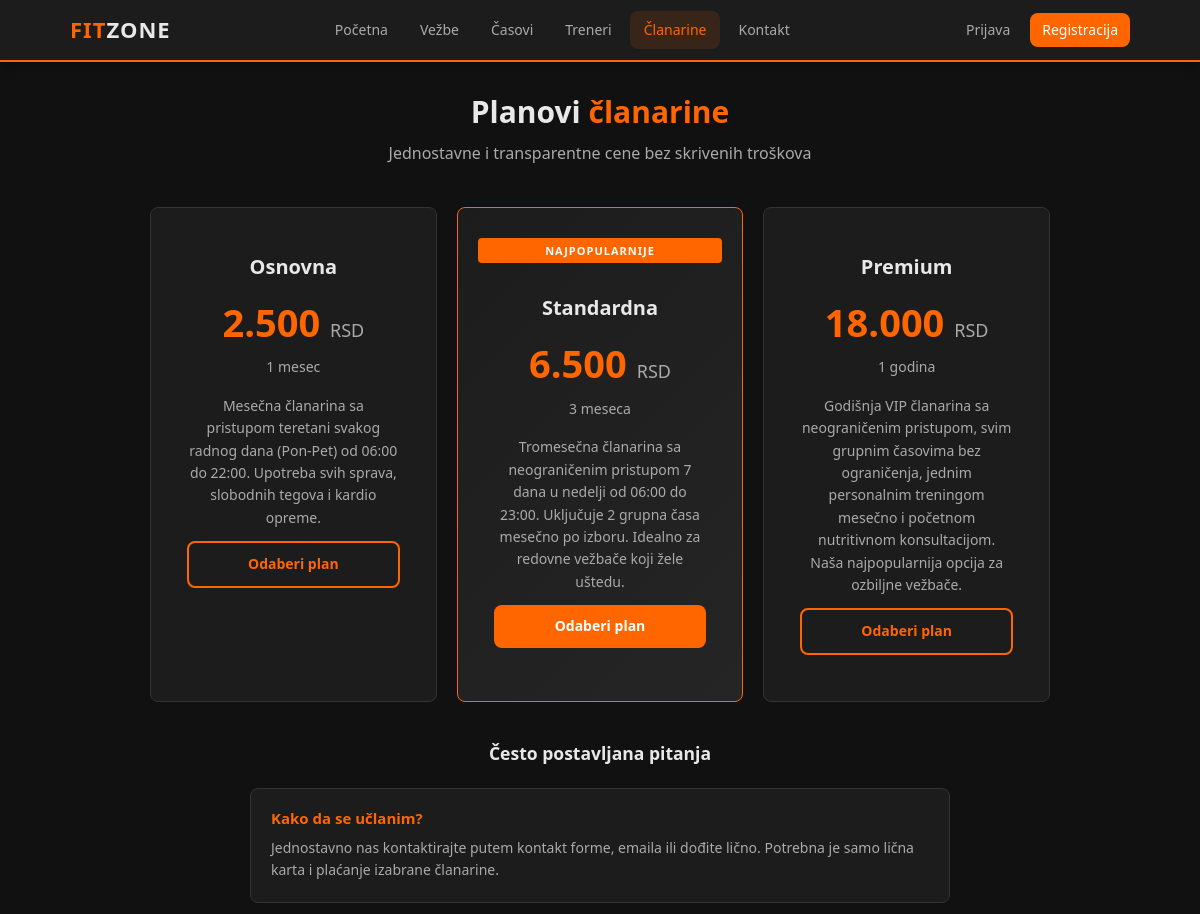
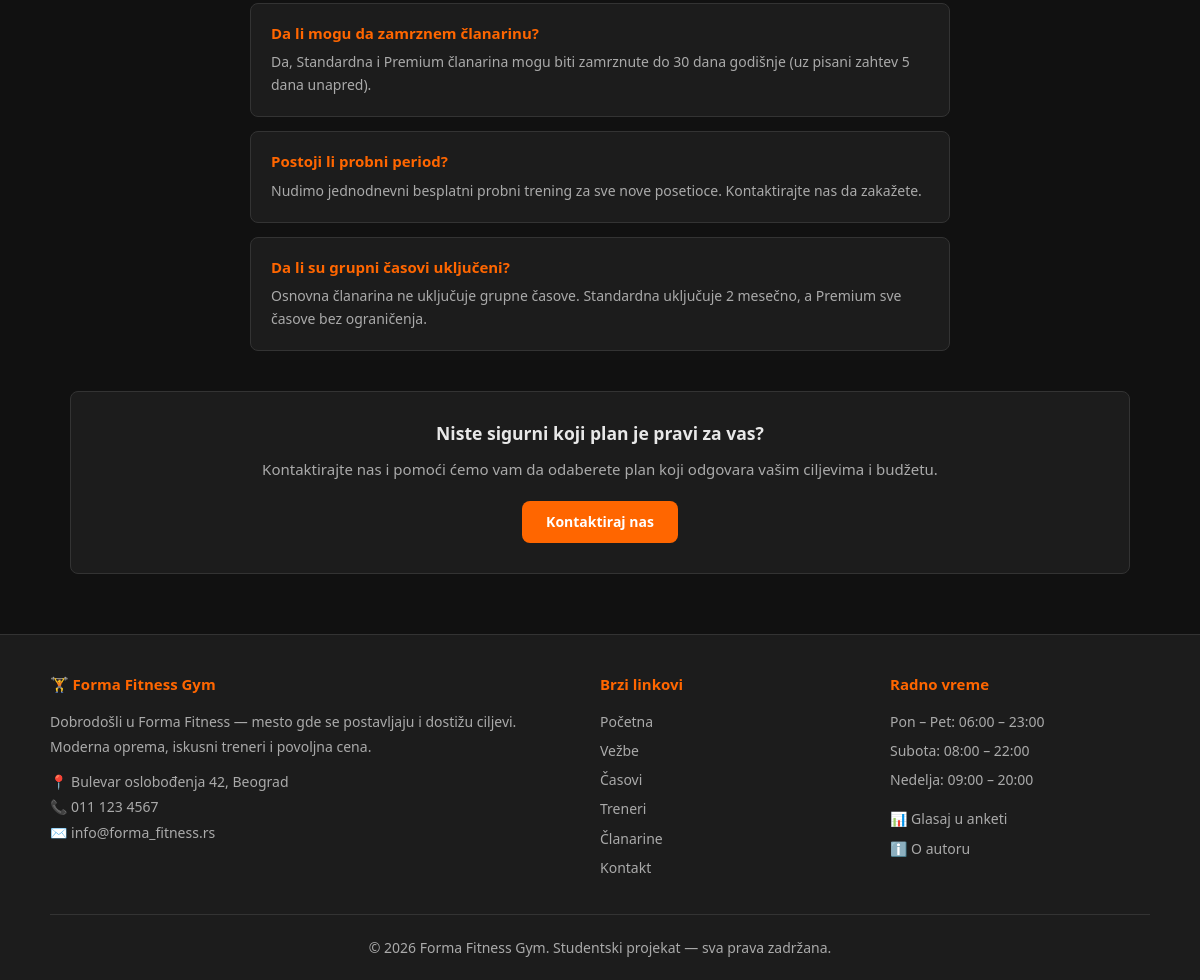
The app's page /clanarine.php with its own data (2 pictures, top to bottom).
### tables this page shows
CREATE TABLE IF NOT EXISTS meni_stavke (
    id INT AUTO_INCREMENT PRIMARY KEY,
    naziv VARCHAR(100) NOT NULL,
    url VARCHAR(255) NOT NULL,
    pozicija INT DEFAULT 0,
    aktivan TINYINT DEFAULT 1
);

CREATE TABLE IF NOT EXISTS clanarine (
    id INT AUTO_INCREMENT PRIMARY KEY,
    naziv VARCHAR(255) NOT NULL,
    cena DECIMAL(10,2) NOT NULL,
    trajanje_dana INT NOT NULL,
    opis TEXT,
    aktivan TINYINT DEFAULT 1
);

### functions.php (called while the page is built, shortened)
<?php
function e($tekst) {
    return htmlspecialchars((string)($tekst ?? ''), ENT_QUOTES, 'UTF-8');
}
function je_li_ulogovan() {
    return isset($_SESSION['korisnik_id']) && !empty($_SESSION['korisnik_id']);
}
function dobiti_meni($pdo) {
    $stmt = $pdo->query('SELECT naziv, url FROM meni_stavke WHERE aktivan = 1 ORDER BY pozicija ASC');
    return $stmt->fetchAll();
}

### clanarine.php (the view, shortened to what this page needs)
<?php
require_once 'konekcija.php';
require_once 'functions.php';
$stmt = $pdo->query('SELECT * FROM clanarine WHERE aktivan = 1 ORDER BY cena ASC');
$clanarine = $stmt->fetchAll();
require_once 'includes/header.php';
?>
<div class="main-content">
    <div class="sekcija-naslov">
        <h2>Planovi <span>članarine</span></h2>
        <p>Jednostavne i transparentne cene bez skrivenih troškova</p>
    </div>
    <?php if (empty($clanarine)): ?>
        <p style="text-align:center;color:var(--text2);">Trenutno nema dostupnih planova.</p>
    <?php else: ?>
        <div class="grid-3" style="max-width:900px;margin:0 auto 40px;">
            <?php foreach ($clanarine as $i => $c): ?>
            <div class="card clanarina-card <?= $i === 1 ? 'istaknuta' : '' ?>">
                <div class="card-body">
                    <h3 style="font-size:20px;margin-bottom:4px;"><?= e($c['naziv']) ?></h3>
                    <div class="clanarina-cena">
                        <?= number_format($c['cena'], 0, ',', '.') ?>
                        <span> RSD</span>
                    </div>
                    <div class="clanarina-trajanje">
                        <?php
                        if ($c['trajanje_dana'] >= 365) {
                            echo '1 godina';
                        } elseif ($c['trajanje_dana'] >= 90) {
                            echo '3 meseca';
                        } elseif ($c['trajanje_dana'] >= 30) {
                            echo '1 mesec';
                        } else {
                            echo $c['trajanje_dana'] . ' dana';
                        }
                        ?>
                    </div>
                    <p class="clanarina-opis"><?= e($c['opis']) ?></p>
                    <a href="<?= BASE_URL ?>/kontakt.php?upit=<?= urlencode($c['naziv']) ?>"
                       class="btn <?= $i === 1 ? 'btn-primary' : 'btn-outline' ?>"
                       style="width:100%;display:block;margin-top:auto;">
                        Odaberi plan
                    </a>
                </div>
            </div>
            <?php endforeach; ?>
        </div>
    <?php endif; ?>
    <div style="max-width:700px;margin:0 auto;">
        <h3 style="margin-bottom:24px;text-align:center;">Često postavljana pitanja</h3>
        <div class="p-box" style="margin-bottom:14px;">
            <h4 style="color:var(--orange);margin-bottom:8px;">Kako da se učlаnim?</h4>
            <p style="color:var(--text2);font-size:14px;">Jednostavno nas kontaktirajte putem kontakt forme, emaila ili dođite lično. Potrebna je samo lična karta i plaćanje izabrane članarine.</p>
        </div>
        <div class="p-box" style="margin-bottom:14px;">
            <h4 style="color:var(--orange);margin-bottom:8px;">Da li mogu da zamrznem članarinu?</h4>
            <p style="color:var(--text2);font-size:14px;">Da, Standardna i Premium članarina mogu biti zamrznute do 30 dana godišnje (uz pisani zahtev 5 dana unapred).</p>
        </div>
        <div class="p-box" style="margin-bottom:14px;">
            <h4 style="color:var(--orange);margin-bottom:8px;">Postoji li probni period?</h4>
            <p style="color:var(--text2);font-size:14px;">Nudimo jednodnevni besplatni probni trening za sve nove posetioce. Kontaktirajte nas da zakažete.</p>
        </div>
        <div class="p-box">
            <h4 style="color:var(--orange);margin-bottom:8px;">Da li su grupni časovi uključeni?</h4>
            <p style="color:var(--text2);font-size:14px;">Osnovna članarina ne uključuje grupne časove. Standardna uključuje 2 mesečno, a Premium sve časove bez ograničenja.</p>
        </div>
    </div>
    <div style="text-align:center;margin-top:40px;padding:30px;background:var(--bg2);border:1px solid var(--border);border-radius:var(--radius);">
        <h3 style="margin-bottom:12px;">Niste sigurni koji plan je pravi za vas?</h3>
        <p style="color:var(--text2);margin-bottom:20px;">Kontaktirajte nas i pomoći ćemo vam da odaberete plan koji odgovara vašim ciljevima i budžetu.</p>
        <a href="<?= BASE_URL ?>/kontakt.php" class="btn btn-primary">Kontaktiraj nas</a>
    </div>
</div>
<?php require_once 'includes/footer.php'; ?>

### includes/header.php (shortened to what this page needs)
<?php
$meni = dobiti_meni($pdo);
$trenutni_url = $_SERVER['REQUEST_URI'];
?>
<!DOCTYPE html>
<html lang="sr">
<head>
    <link rel="stylesheet" href="<?= BASE_URL ?>/style.css">
</head>
<body>
<nav class="navbar">
    <div class="nav-inner">
        <a href="<?= BASE_URL ?>/index.php" class="nav-logo">FIT<span>ZONE</span></a>
        <div class="nav-links" id="nav-links">
            <?php foreach ($meni as $stavka): ?>
                <a href="<?= e($stavka['url']) ?>"
                   class="<?= str_contains($trenutni_url, basename($stavka['url'])) ? 'active' : '' ?>">
                    <?= e($stavka['naziv']) ?>
                </a>
            <?php endforeach; ?>
        </div>
        <div class="nav-right">
            <?php if (je_li_ulogovan()): ?>
                <a href="<?= BASE_URL ?>/profil.php">
                    👤 <?= e($_SESSION['korisnik_ime'] ?? 'Profil') ?>
                </a>
                <?php if (je_li_admin()): ?>
                    <a href="<?= BASE_URL ?>/admin/">Admin</a>
                <?php endif; ?>
                <a href="<?= BASE_URL ?>/logout.php">Odjava</a>
            <?php else: ?>
                <a href="<?= BASE_URL ?>/login.php">Prijava</a>
                <a href="<?= BASE_URL ?>/registracija.php" class="btn-nav">Registracija</a>
            <?php endif; ?>
        </div>
    </div>
</nav>

### includes/footer.php (shortened to what this page needs)
<footer class="footer">
    <div class="footer-inner">
        <div>
            <h4>🏋️ Forma Fitness Gym</h4>
            <p>Dobrodošli u Forma Fitness — mesto gde se postavljaju i dostižu ciljevi.
               Moderna oprema, iskusni treneri i povoljna cena.</p>
            <p style="margin-top:10px;">
                📍 Bulevar oslobođenja 42, Beograd<br>
                📞 011 123 4567<br>
                ✉️ info@forma_fitness.rs
            </p>
        </div>
        <div>
            <h4>Brzi linkovi</h4>
            <ul>
                <?php
                global $meni;
                if (!empty($meni)):
                    foreach ($meni as $stavka): ?>
                        <li><a href="<?= e($stavka['url']) ?>"><?= e($stavka['naziv']) ?></a></li>
                    <?php endforeach;
                endif; ?>
            </ul>
        </div>
        <div>
            <h4>Radno vreme</h4>
            <ul>
                <li>Pon – Pet: 06:00 – 23:00</li>
                <li>Subota: 08:00 – 22:00</li>
                <li>Nedelja: 09:00 – 20:00</li>
            </ul>
            <p style="margin-top:14px;">
                <a href="<?= BASE_URL ?>/anketa.php">📊 Glasaj u anketi</a><br>
                <a href="<?= BASE_URL ?>/o_autoru.php" style="margin-top:4px;display:inline-block;">ℹ️ O autoru</a>
            </p>
        </div>
    </div>
    <div class="footer-bottom">
        <p>&copy; <?= date('Y') ?> Forma Fitness Gym. Studentski projekat — sva prava zadržana.</p>
    </div>
</footer>
</body>
</html>

### style.css (style rules this page uses)
:root { --bg: #111111; --bg2: #1c1c1c; --bg3: #252525; --bg4: #2f2f2f; --orange: #ff6600; --orange-dark: #cc5200; --orange-pale: rgba(255, 102, 0, 0.12); --text: #e8e8e8; --text2: #aaaaaa; --text3: #666666; --border: #333333; --radius: 8px; --shadow: 0 4px 16px rgba(0,0,0,0.4); }
*, *::before, *::after { box-sizing: border-box; margin: 0; padding: 0; }
html { scroll-behavior: smooth; }
body { font-family: 'Segoe UI', Tahoma, Geneva, Verdana, sans-serif; background-color: var(--bg); color: var(--text); line-height: 1.6; font-size: 15px; }
a { color: var(--orange); text-decoration: none; }
ul { list-style: none; }
h1, h2, h3, h4 { color: var(--text); font-weight: 600; line-height: 1.3; }
.navbar { background: var(--bg2); border-bottom: 2px solid var(--orange); position: sticky; top: 0; z-index: 100; box-shadow: 0 2px 10px rgba(0,0,0,0.5); }
.nav-inner { max-width: 1100px; margin: 0 auto; display: flex; align-items: center; justify-content: space-between; padding: 0 20px; height: 60px; }
.nav-logo { font-size: 22px; font-weight: 800; color: var(--orange) !important; text-decoration: none !important; letter-spacing: 1px; }
.nav-logo span { color: var(--text); }
.nav-links { display: flex; align-items: center; gap: 4px; }
.nav-links a { color: var(--text2); padding: 8px 14px; border-radius: var(--radius); font-size: 14px; font-weight: 500; transition: background 0.2s, color 0.2s; }
.nav-links a:hover, .nav-links a.active { background: var(--orange-pale); color: var(--orange); text-decoration: none; }
.nav-right { display: flex; align-items: center; gap: 8px; }
.nav-right a { color: var(--text2); font-size: 14px; padding: 6px 12px; border-radius: var(--radius); transition: background 0.2s, color 0.2s; }
.nav-right .btn-nav { background: var(--orange); color: #fff !important; }
.main-content { max-width: 1100px; margin: 0 auto; padding: 30px 20px 60px; }
.btn { display: inline-block; padding: 10px 24px; border-radius: var(--radius); font-size: 14px; font-weight: 600; cursor: pointer; transition: background 0.2s, transform 0.1s; border: none; text-align: center; }
.btn-primary { background: var(--orange); color: #fff !important; }
.btn-outline { background: transparent; color: var(--orange) !important; border: 2px solid var(--orange); }
.grid-3 { display: grid; grid-template-columns: repeat(3, 1fr); gap: 20px; }
.card { background: var(--bg2); border: 1px solid var(--border); border-radius: var(--radius); overflow: hidden; transition: border-color 0.2s, transform 0.2s; }
.card-body { padding: 16px; }
.card-body h3 { font-size: 17px; margin-bottom: 8px; }
.card-body p { color: var(--text2); font-size: 14px; margin-bottom: 12px; }
.sekcija-naslov { text-align: center; margin-bottom: 40px; }
.sekcija-naslov h2 { font-size: 30px; margin-bottom: 10px; }
.sekcija-naslov p { color: var(--text2); font-size: 16px; }
.sekcija-naslov h2 span { color: var(--orange); }
.clanarina-card { text-align: center; padding: 30px 20px; }
.clanarina-card.istaknuta { border-color: var(--orange); background: linear-gradient(135deg, var(--bg2), var(--bg3)); }
.clanarina-card.istaknuta::before { content: 'Najpopularnije'; display: block; background: var(--orange); color: #fff; font-size: 11px; font-weight: 700; padding: 4px 12px; border-radius: 4px; margin-bottom: 16px; letter-spacing: 1px; text-transform: uppercase; }
.clanarina-cena { font-size: 38px; font-weight: 800; color: var(--orange); margin: 12px 0 4px; }
.clanarina-cena span { font-size: 18px; font-weight: 400; color: var(--text2); }
.clanarina-trajanje { color: var(--text2); font-size: 14px; margin-bottom: 16px; }
.clanarina-opis { color: var(--text2); font-size: 14px; margin-bottom: 24px; min-height: 60px; }
.footer { background: var(--bg2); border-top: 1px solid var(--border); padding: 40px 20px 20px; margin-top: auto; }
.footer-inner { max-width: 1100px; margin: 0 auto; display: grid; grid-template-columns: 2fr 1fr 1fr; gap: 30px; margin-bottom: 30px; }
.footer h4 { color: var(--orange); margin-bottom: 14px; font-size: 15px; }
.footer p, .footer li { color: var(--text2); font-size: 14px; line-height: 1.8; }
.footer a { color: var(--text2); font-size: 14px; }
.footer li { margin-bottom: 4px; }
.footer-bottom { max-width: 1100px; margin: 0 auto; text-align: center; padding-top: 20px; border-top: 1px solid var(--border); color: var(--text3); font-size: 13px; }
.p-box { background: var(--bg2); border: 1px solid var(--border); border-radius: var(--radius); padding: 20px; }

### records on screen
meni_stavke: naziv "Početna"
meni_stavke: naziv "Vežbe"
meni_stavke: naziv "Časovi"
meni_stavke: naziv "Treneri"
meni_stavke: naziv "Članarine"
meni_stavke: naziv "Kontakt"
clanarine: naziv "Osnovna", cena "2.500", trajanje_dana "1 mesec", opis "Mesečna članarina sa pristupom teretani svakog radnog dana (Pon-Pet) od 06:00 do 22:00. Upotreba svih sprava, slobodnih tegova i kardio opreme."
clanarine: naziv "Standardna", cena "6.500", trajanje_dana "3 meseca", opis "Tromesečna članarina sa neograničenim pristupom 7 dana u nedelji od 06:00 do 23:00. Uključuje 2 grupna časa mesečno po izboru. Idealno za redovne vežbače koji žele uštedu."
clanarine: naziv "Premium", cena "18.000", trajanje_dana "1 godina", opis "Godišnja VIP članarina sa neograničenim pristupom, svim grupnim časovima bez ograničenja, jednim personalnim treningom mesečno i početnom nutritivnom konsultacijom. Naša najpopularnija opcija za ozbiljne vežbače."
